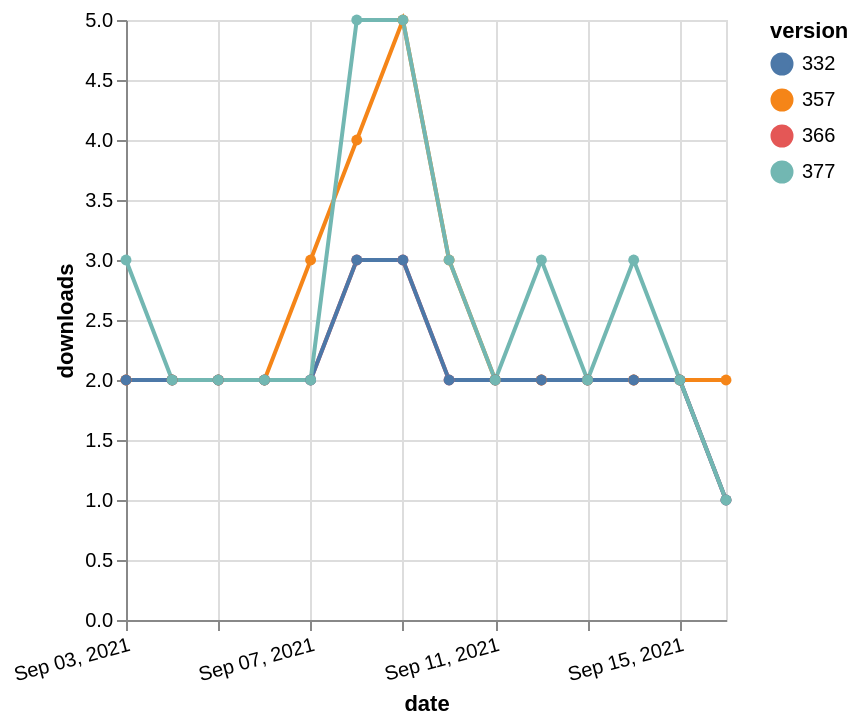

Write a Vega-Lite specification for this figure.
### Vega-Lite specification from a JSON file in a GitHub repository (floating-point values rounded to 4 significant figures)
{"$schema": "https://vega.github.io/schema/vega-lite/v5.json", "description": "A simple bar chart with embedded data.", "data": {"values": [{"date": "2021-09-03", "total": 2316, "delta": 2, "version": "366"}, {"date": "2021-09-04", "total": 2318, "delta": 2, "version": "366"}, {"date": "2021-09-05", "total": 2320, "delta": 2, "version": "366"}, {"date": "2021-09-06", "total": 2322, "delta": 2, "version": "366"}, {"date": "2021-09-07", "total": 2324, "delta": 2, "version": "366"}, {"date": "2021-09-08", "total": 2327, "delta": 3, "version": "366"}, {"date": "2021-09-09", "total": 2330, "delta": 3, "version": "366"}, {"date": "2021-09-10", "total": 2332, "delta": 2, "version": "366"}, {"date": "2021-09-11", "total": 2334, "delta": 2, "version": "366"}, {"date": "2021-09-12", "total": 2336, "delta": 2, "version": "366"}, {"date": "2021-09-13", "total": 2338, "delta": 2, "version": "366"}, {"date": "2021-09-14", "total": 2340, "delta": 2, "version": "366"}, {"date": "2021-09-15", "total": 2342, "delta": 2, "version": "366"}, {"date": "2021-09-16", "total": 2343, "delta": 1, "version": "366"}, {"date": "2021-09-03", "total": 2880, "delta": 2, "version": "357"}, {"date": "2021-09-04", "total": 2882, "delta": 2, "version": "357"}, {"date": "2021-09-05", "total": 2884, "delta": 2, "version": "357"}, {"date": "2021-09-06", "total": 2886, "delta": 2, "version": "357"}, {"date": "2021-09-07", "total": 2889, "delta": 3, "version": "357"}, {"date": "2021-09-08", "total": 2893, "delta": 4, "version": "357"}, {"date": "2021-09-09", "total": 2898, "delta": 5, "version": "357"}, {"date": "2021-09-10", "total": 2901, "delta": 3, "version": "357"}, {"date": "2021-09-11", "total": 2903, "delta": 2, "version": "357"}, {"date": "2021-09-12", "total": 2905, "delta": 2, "version": "357"}, {"date": "2021-09-13", "total": 2907, "delta": 2, "version": "357"}, {"date": "2021-09-14", "total": 2909, "delta": 2, "version": "357"}, {"date": "2021-09-15", "total": 2911, "delta": 2, "version": "357"}, {"date": "2021-09-16", "total": 2913, "delta": 2, "version": "357"}, {"date": "2021-09-03", "total": 2743, "delta": 2, "version": "332"}, {"date": "2021-09-04", "total": 2745, "delta": 2, "version": "332"}, {"date": "2021-09-05", "total": 2747, "delta": 2, "version": "332"}, {"date": "2021-09-06", "total": 2749, "delta": 2, "version": "332"}, {"date": "2021-09-07", "total": 2751, "delta": 2, "version": "332"}, {"date": "2021-09-08", "total": 2754, "delta": 3, "version": "332"}, {"date": "2021-09-09", "total": 2757, "delta": 3, "version": "332"}, {"date": "2021-09-10", "total": 2759, "delta": 2, "version": "332"}, {"date": "2021-09-11", "total": 2761, "delta": 2, "version": "332"}, {"date": "2021-09-12", "total": 2763, "delta": 2, "version": "332"}, {"date": "2021-09-13", "total": 2765, "delta": 2, "version": "332"}, {"date": "2021-09-14", "total": 2767, "delta": 2, "version": "332"}, {"date": "2021-09-15", "total": 2769, "delta": 2, "version": "332"}, {"date": "2021-09-16", "total": 2770, "delta": 1, "version": "332"}, {"date": "2021-09-03", "total": 2126, "delta": 3, "version": "377"}, {"date": "2021-09-04", "total": 2128, "delta": 2, "version": "377"}, {"date": "2021-09-05", "total": 2130, "delta": 2, "version": "377"}, {"date": "2021-09-06", "total": 2132, "delta": 2, "version": "377"}, {"date": "2021-09-07", "total": 2134, "delta": 2, "version": "377"}, {"date": "2021-09-08", "total": 2139, "delta": 5, "version": "377"}, {"date": "2021-09-09", "total": 2144, "delta": 5, "version": "377"}, {"date": "2021-09-10", "total": 2147, "delta": 3, "version": "377"}, {"date": "2021-09-11", "total": 2149, "delta": 2, "version": "377"}, {"date": "2021-09-12", "total": 2152, "delta": 3, "version": "377"}, {"date": "2021-09-13", "total": 2154, "delta": 2, "version": "377"}, {"date": "2021-09-14", "total": 2157, "delta": 3, "version": "377"}, {"date": "2021-09-15", "total": 2159, "delta": 2, "version": "377"}, {"date": "2021-09-16", "total": 2160, "delta": 1, "version": "377"}]}, "width": "container", "mark": {"type": "line", "point": {"filled": true}}, "encoding": {"x": {"field": "date", "type": "temporal", "timeUnit": "yearmonthdate", "title": "date", "axis": {"labelAngle": -15}}, "y": {"field": "delta", "type": "quantitative", "title": "downloads"}, "color": {"field": "version", "type": "nominal"}, "tooltip": {"field": "delta"}}}
